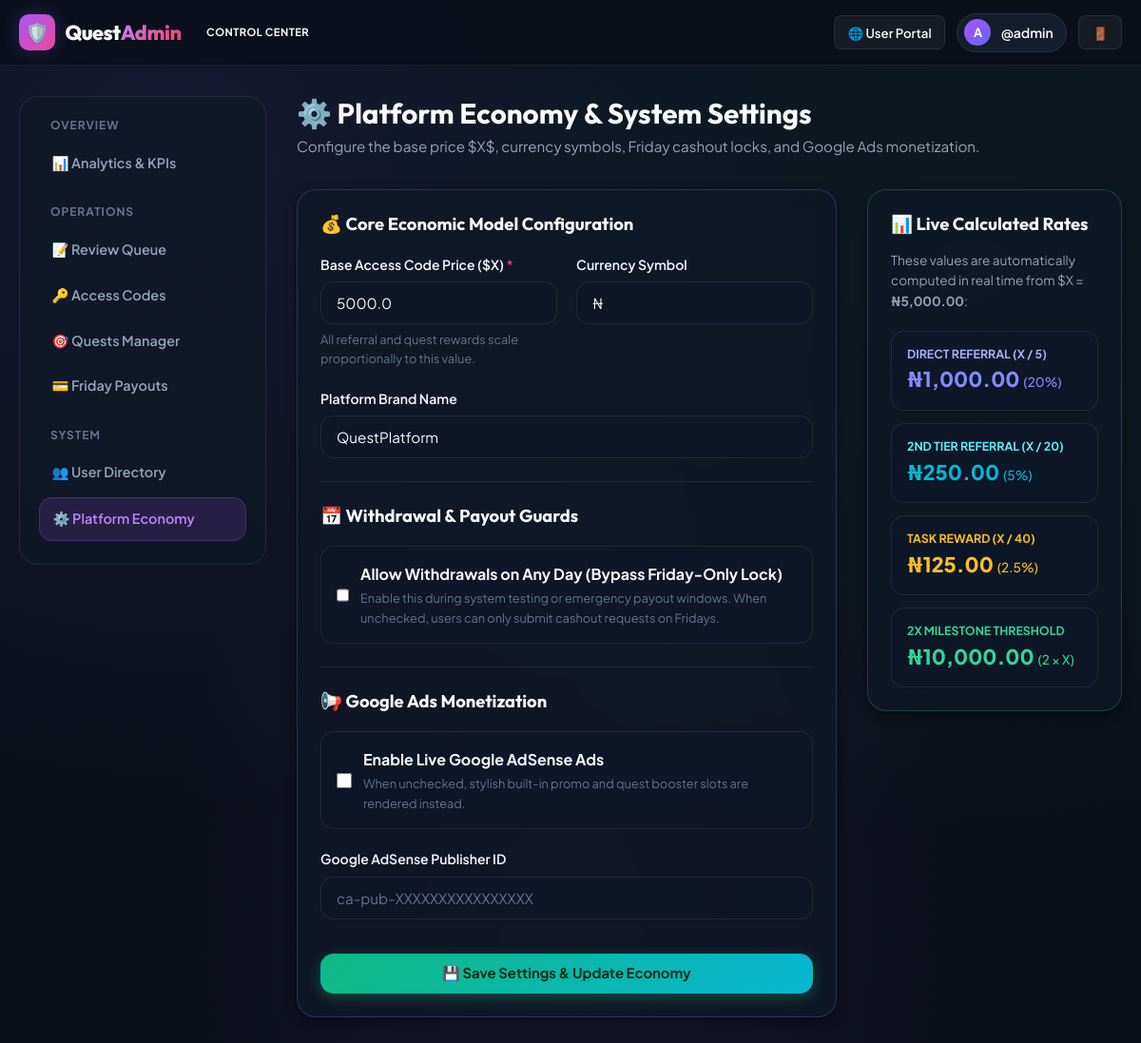
The app's page /admin/settings (signed in) with its own data.
### app/models.py (models this page shows, shortened)
class User(UserMixin, db.Model):
    __tablename__ = 'users'
    id = db.Column(db.Integer, primary_key=True)
    username = db.Column(db.String(64), unique=True, nullable=False, index=True)
    password_hash = db.Column(db.String(255), nullable=False)
    is_admin = db.Column(db.Boolean, default=False)
    is_active = db.Column(db.Boolean, default=True)
    referral_code = db.Column(db.String(24), unique=True, nullable=False, index=True)
    referred_by_id = db.Column(db.Integer, db.ForeignKey('users.id'), nullable=True)
    wallet_balance = db.Column(db.Float, default=0.0)       # Available to withdraw
    referral_earnings = db.Column(db.Float, default=0.0)    # Lifetime referral commissions earned
    total_earned = db.Column(db.Float, default=0.0)         # Lifetime all earnings (referral + tasks)
    tasks_completed_count = db.Column(db.Integer, default=0)
    bank_name = db.Column(db.String(128), nullable=True)
    account_number = db.Column(db.String(64), nullable=True)
    account_name = db.Column(db.String(128), nullable=True)
    created_at = db.Column(db.DateTime, default=lambda: datetime.now(timezone.utc))
    updated_at = db.Column(db.DateTime, default=lambda: datetime.now(timezone.utc), onupdate=lambda: datetime.now(timezone.utc))
    direct_referrals = db.relationship(
        'User',
        backref=db.backref('sponsor', remote_side=[id]),
        foreign_keys=[referred_by_id],
        lazy='dynamic'
    )
    submissions = db.relationship('TaskSubmission', backref='user', foreign_keys='TaskSubmission.user_id', lazy='dynamic')
    withdrawals = db.relationship('Withdrawal', backref='user', foreign_keys='Withdrawal.user_id', lazy='dynamic')
    transactions = db.relationship('Transaction', backref='user', foreign_keys='Transaction.user_id', lazy='dynamic', order_by='Transaction.created_at.desc()')

class SystemSetting(db.Model):
    __tablename__ = 'system_settings'
    key = db.Column(db.String(64), primary_key=True)
    value = db.Column(db.Text, nullable=False)
    description = db.Column(db.String(255), nullable=True)
    @classmethod
    def get(cls, key: str, default: str = '') -> str:
        setting = db.session.get(cls, key)
        return setting.value if setting else default

### app/routes/admin.py (the view, shortened to what this page needs)
@admin_bp.route('/settings', methods=['GET', 'POST'])
@admin_required
def settings():
    economy = get_system_economy()
    return render_template('admin/settings.html', economy=economy)

### app/__init__.py (called while the page is built)
@login_manager.user_loader
def load_user(user_id):
    return db.session.get(User, int(user_id))

### app/routes/admin.py (called while the page is built)
def admin_required(f):
    @wraps(f)
    @login_required
    def decorated_function(*args, **kwargs):
        if not current_user.is_admin:
            flash('Admin privilege required to access this area.', 'danger')
            return redirect(url_for('main.dashboard'))
        return f(*args, **kwargs)
    return decorated_function

### app/utils.py (called while the page is built)
def format_currency(amount, symbol=None):
    if amount is None:
        amount = 0.0
    if symbol is None:
        symbol = SystemSetting.get('currency_symbol', current_app.config.get('DEFAULT_CURRENCY_SYMBOL', '₦'))
    return f"{symbol}{amount:,.2f}"

### app/templates/admin/settings.html (shortened to what this page needs)
{% extends 'admin/base_admin.html' %}
{% block admin_content %}
<div style="display: flex; align-items: center; justify-content: space-between; flex-wrap: wrap; gap: 1rem; margin-bottom: 2rem;">
  <div>
    <h1 style="font-size: 1.85rem; margin-bottom: 0.25rem;">⚙️ Platform Economy & System Settings</h1>
    <p style="font-size: 0.95rem;">Configure the base price $X$, currency symbols, Friday cashout locks, and Google Ads monetization.</p>
  </div>
</div>
<div class="grid grid-cols-3" style="gap: 2rem; align-items: start;">
  <div style="grid-column: span 2;">
    <div class="card" style="border-color: rgba(99, 102, 241, 0.3);">
      <form method="POST" action="{{ url_for('admin.settings') }}">
        <h3 class="card-title" style="margin-bottom: 1.25rem; font-size: 1.15rem;">💰 Core Economic Model Configuration</h3>
        <div class="grid grid-cols-2" style="gap: 1.25rem; margin-bottom: 1.25rem;">
          <div class="form-group" style="margin-bottom: 0;">
            <label class="form-label" for="access_code_price">Base Access Code Price ($X) <span style="color: var(--accent-rose);">*</span></label>
            <input type="number" id="access_code_price" name="access_code_price" value="{{ economy.x_price }}" class="form-control" step="0.01" min="1" required>
            <div class="form-text">All referral and quest rewards scale proportionally to this value.</div>
          </div>
          <div class="form-group" style="margin-bottom: 0;">
            <label class="form-label" for="currency_symbol">Currency Symbol</label>
            <input type="text" id="currency_symbol" name="currency_symbol" value="{{ economy.currency_symbol }}" class="form-control" placeholder="e.g. ₦, $, €, £" required>
          </div>
        </div>
        <div class="form-group">
          <label class="form-label" for="site_name">Platform Brand Name</label>
          <input type="text" id="site_name" name="site_name" value="{{ economy.site_name }}" class="form-control" required>
        </div>
        <hr style="border: none; border-top: 1px solid var(--border-color); margin: 1.5rem 0;">
        <h3 class="card-title" style="margin-bottom: 1.25rem; font-size: 1.15rem;">📅 Withdrawal & Payout Guards</h3>
        <div class="form-group" style="background: rgba(15, 23, 42, 0.6); border: 1px solid var(--border-color); border-radius: var(--radius-md); padding: 1rem;">
          <div style="display: flex; align-items: center; gap: 0.75rem;">
            <input type="checkbox" id="allow_any_day_withdrawals" name="allow_any_day_withdrawals" value="1" {% if economy.allow_any_day_withdrawals %}checked{% endif %} style="width: 18px; height: 18px; accent-color: var(--accent-primary);">
            <div>
              <label for="allow_any_day_withdrawals" style="font-weight: 700; color: #f8fafc; cursor: pointer;">
                Allow Withdrawals on Any Day (Bypass Friday-Only Lock)
              </label>
              <div style="font-size: 0.8rem; color: var(--text-muted); margin-top: 0.15rem;">
                Enable this during system testing or emergency payout windows. When unchecked, users can only submit cashout requests on Fridays.
              </div>
            </div>
          </div>
        </div>
        <hr style="border: none; border-top: 1px solid var(--border-color); margin: 1.5rem 0;">
        <h3 class="card-title" style="margin-bottom: 1.25rem; font-size: 1.15rem;">📢 Google Ads Monetization</h3>
        <div class="form-group" style="background: rgba(15, 23, 42, 0.6); border: 1px solid var(--border-color); border-radius: var(--radius-md); padding: 1rem; margin-bottom: 1.25rem;">
          <div style="display: flex; align-items: center; gap: 0.75rem;">
            <input type="checkbox" id="google_ads_enabled" name="google_ads_enabled" value="1" {% if economy.google_ads_enabled %}checked{% endif %} style="width: 18px; height: 18px; accent-color: var(--accent-emerald);">
            <div>
              <label for="google_ads_enabled" style="font-weight: 700; color: #f8fafc; cursor: pointer;">
                Enable Live Google AdSense Ads
              </label>
              <div style="font-size: 0.8rem; color: var(--text-muted); margin-top: 0.15rem;">
                When unchecked, stylish built-in promo and quest booster slots are rendered instead.
              </div>
            </div>
          </div>
        </div>
        <div class="form-group">
          <label class="form-label" for="google_ads_client_id">Google AdSense Publisher ID</label>
          <input type="text" id="google_ads_client_id" name="google_ads_client_id" value="{{ economy.google_ads_client_id }}" class="form-control" placeholder="ca-pub-XXXXXXXXXXXXXXXX">
        </div>
        <button type="submit" class="btn btn-emerald" style="width: 100%; margin-top: 1rem;">
          💾 Save Settings & Update Economy
        </button>
      </form>
    </div>
  </div>
  <div>
    <div class="card" style="border-color: rgba(16, 185, 129, 0.3);">
      <h3 class="card-title" style="margin-bottom: 1rem;">📊 Live Calculated Rates</h3>
      <p style="font-size: 0.85rem; color: #94a3b8; margin-bottom: 1.25rem;">
        These values are automatically computed in real time from $X = <strong>{{ economy.x_price|currency }}</strong>:
      </p>
      <div style="display: flex; flex-direction: column; gap: 0.85rem;">
        <div style="background: rgba(15, 23, 42, 0.7); border: 1px solid var(--border-color); border-radius: var(--radius-md); padding: 0.85rem 1rem;">
          <div style="font-size: 0.775rem; text-transform: uppercase; color: #a5b4fc; font-weight: 700;">Direct Referral (X / 5)</div>
          <div style="font-size: 1.35rem; font-weight: 800; color: #818cf8;">{{ economy.tier1_reward|currency }} <span style="font-size: 0.85rem; font-weight: 500;">(20%)</span></div>
        </div>
        <div style="background: rgba(15, 23, 42, 0.7); border: 1px solid var(--border-color); border-radius: var(--radius-md); padding: 0.85rem 1rem;">
          <div style="font-size: 0.775rem; text-transform: uppercase; color: #67e8f9; font-weight: 700;">2nd Tier Referral (X / 20)</div>
          <div style="font-size: 1.35rem; font-weight: 800; color: #06b6d4;">{{ economy.tier2_reward|currency }} <span style="font-size: 0.85rem; font-weight: 500;">(5%)</span></div>
        </div>
        <div style="background: rgba(15, 23, 42, 0.7); border: 1px solid var(--border-color); border-radius: var(--radius-md); padding: 0.85rem 1rem;">
          <div style="font-size: 0.775rem; text-transform: uppercase; color: #fbbf24; font-weight: 700;">Task Reward (X / 40)</div>
          <div style="font-size: 1.35rem; font-weight: 800; color: #fbbf24;">{{ economy.task_reward|currency }} <span style="font-size: 0.85rem; font-weight: 500;">(2.5%)</span></div>
        </div>
        <div style="background: rgba(15, 23, 42, 0.7); border: 1px solid var(--border-color); border-radius: var(--radius-md); padding: 0.85rem 1rem;">
          <div style="font-size: 0.775rem; text-transform: uppercase; color: #34d399; font-weight: 700;">2X Milestone Threshold</div>
          <div style="font-size: 1.35rem; font-weight: 800; color: #34d399;">{{ economy.min_withdrawal|currency }} <span style="font-size: 0.85rem; font-weight: 500;">(2 × X)</span></div>
        </div>
      </div>
    </div>
  </div>
</div>
{% endblock %}

### app/templates/admin/base_admin.html (shortened to what this page needs)
<!DOCTYPE html>
<html lang="en">
<head>
  <link rel="stylesheet" href="{{ url_for('static', filename='css/style.css') }}">
</head>
<body>
  <header class="navbar">
    <div class="app-container">
      <div class="nav-wrapper">
        <div style="display: flex; align-items: center; gap: 1rem;">
          <a href="{{ url_for('admin.dashboard') }}" class="brand-logo">
            <div class="brand-icon" style="background: linear-gradient(135deg, #a855f7 0%, #ec4899 100%);">🛡️</div>
            <span>Quest<span class="gradient-text" style="background: linear-gradient(135deg, #c084fc 0%, #f43f5e 100%); -webkit-background-clip: text;">Admin</span></span>
          </a>
          <span class="badge badge-purple" style="font-size: 0.7rem;">Control Center</span>
        </div>
        <div class="nav-actions">
          <a href="{{ url_for('main.dashboard') }}" class="btn btn-sm btn-secondary">
            🌐 User Portal
          </a>
          <div class="user-pill">
            <div class="user-avatar-sm" style="background: linear-gradient(135deg, #a855f7 0%, #6366f1 100%); color: #fff;">A</div>
            <span class="user-pill-name">@{{ current_user.username }}</span>
          </div>
          <a href="{{ url_for('auth.logout') }}" class="btn btn-sm btn-secondary" title="Logout">🚪</a>
        </div>
      </div>
    </div>
  </header>
  <main class="main-content">
    <div class="app-container">
      <div class="admin-layout">
        <aside class="admin-sidebar">
          <div class="admin-menu-heading">Overview</div>
          <a href="{{ url_for('admin.dashboard') }}" class="admin-nav-item {% if request.endpoint == 'admin.dashboard' %}active{% endif %}">
            <span>📊 Analytics & KPIs</span>
          </a>
          <div class="admin-menu-heading">Operations</div>
          <a href="{{ url_for('admin.reviews') }}" class="admin-nav-item {% if request.endpoint == 'admin.reviews' %}active{% endif %}">
            <span>📝 Review Queue</span>
            {% set pending_subs = TaskSubmission.query.filter_by(status='pending').count() if TaskSubmission is defined else 0 %}
          </a>
          <a href="{{ url_for('admin.codes') }}" class="admin-nav-item {% if request.endpoint == 'admin.codes' %}active{% endif %}">
            <span>🔑 Access Codes</span>
          </a>
          <a href="{{ url_for('admin.tasks') }}" class="admin-nav-item {% if request.endpoint == 'admin.tasks' %}active{% endif %}">
            <span>🎯 Quests Manager</span>
          </a>
          <a href="{{ url_for('admin.withdrawals') }}" class="admin-nav-item {% if request.endpoint == 'admin.withdrawals' %}active{% endif %}">
            <span>💳 Friday Payouts</span>
          </a>
          <div class="admin-menu-heading">System</div>
          <a href="{{ url_for('admin.users') }}" class="admin-nav-item {% if request.endpoint == 'admin.users' %}active{% endif %}">
            <span>👥 User Directory</span>
          </a>
          <a href="{{ url_for('admin.settings') }}" class="admin-nav-item {% if request.endpoint == 'admin.settings' %}active{% endif %}">
            <span>⚙️ Platform Economy</span>
          </a>
        </aside>
        <section class="admin-main">
          {% block admin_content %}{% endblock %}
        </section>
      </div>
    </div>
  </main>
</body>
</html>

### app/templates/admin/base_admin.html (style rules this page uses)
.admin-layout { display: grid; grid-template-columns: 260px 1fr; gap: 2rem; align-items: start; }
.admin-sidebar { background: var(--bg-card); border: 1px solid var(--border-color); border-radius: var(--radius-lg); padding: 1.25rem; position: sticky; top: 5rem; }
.admin-menu-heading { font-size: 0.75rem; font-weight: 700; text-transform: uppercase; letter-spacing: 0.08em; color: var(--text-muted); margin: 1.25rem 0 0.5rem 0.75rem; }
.admin-menu-heading:first-child { margin-top: 0; }
.admin-nav-item { display: flex; align-items: center; justify-content: space-between; padding: 0.65rem 0.85rem; border-radius: var(--radius-md); font-size: 0.9rem; font-weight: 600; color: var(--text-secondary); margin-bottom: 0.25rem; transition: all var(--transition-fast); }
.admin-nav-item.active { color: #c084fc; background: rgba(168, 85, 247, 0.15); border: 1px solid rgba(168, 85, 247, 0.25); }

### records on screen
User: username "admin"
SystemSetting: site_name "QuestPlatform"
SystemSetting: x_price "₦5,000.00", tier1_reward "₦1,000.00", tier2_reward "₦250.00", task_reward "₦125.00", min_withdrawal "₦10,000.00"
